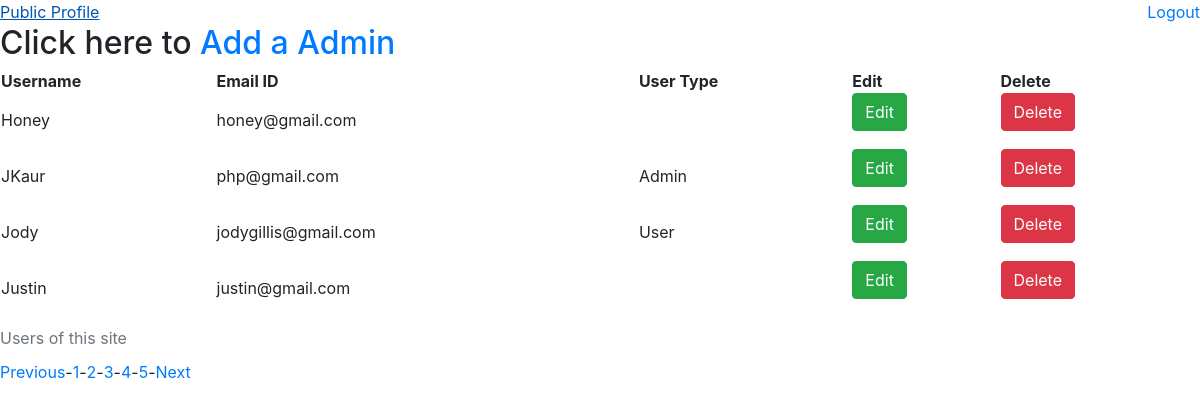
Screenshot of /Admin.php?page=2 with the database file from the repository.
### tables this page shows
CREATE TABLE `registration` (
  `id` int(20) NOT NULL,
  `username` varchar(100) NOT NULL,
  `email` varchar(100) NOT NULL,
  `passwords` varchar(100) NOT NULL,
  `user_type` varchar(20) NOT NULL
);

### Admin.php (the view, shortened to what this page needs)
<?php
    require './connection.php';
    $limit = 4;
    if(isset($_GET['page'])){
        $page = $_GET['page'];
      }
      else{
        $page = 1;
      }
      $offset = ($page -1) * $limit;
    $query = "SELECT * FROM registration ORDER BY username LIMIT {$offset},{$limit}";
    $prep = $db->prepare($query);
    $prep->execute();
    $post = $prep->fetchAll();
    $select = "SELECT * FROM registration";
    $statement=$db->prepare($select);
    $statement->execute();
    if($statement->rowCount() >0)
    {
      $total_records = $statement->rowCount();
      $total_page = ceil($total_records/$limit);
?>
<html lang="en">
<head>
    <link rel="stylesheet" href="https://stackpath.bootstrapcdn.com/bootstrap/4.5.2/css/bootstrap.min.css">
</head>
<body>
<a class="float-right" href = "logout.php">Logout</a>
<a class="float-left" href = "publicProfile.php">Public Profile</a><br>
<h2>Click here to  <a href = "RegisterAdmin.php"> Add a Admin</a></h2>
    <table style="width:100%">
        <caption>Users of this site</caption>
        <tr>
        <th>Username</th>
        <th>Email ID</th>
        <th>User Type</th>
        <th>Edit</th>
        <th>Delete</th>
        </tr>
        <?php foreach ($post as $posts): ?>
        <tr>
            <td><?= $posts['username'];?></td>
            <td><?= $posts['email'];?></td>
            <td><?= $posts['user_type'];?></td>
            <td>
                <form action="RegEdit.php?id=<?= $posts['id']; ?>" method ="post">
                <button class="btn btn-success" type = "submit" name = "edit_btn">Edit</button>
                </form>
            </td>
            <td>
            <form action="RegDelete.php?id=<?= $posts['id']; ?>" method ="post">
                <button class="btn btn-danger" type = "submit" name = "edit_btn">Delete</button>
                </form>
            </td>
        </tr>
        <?php endforeach; ?>
    </table>
    <?php
                echo '<ul class = "pagination admin-pagination">';
                if($page >1){
                  echo  '<li class = ".$active."><a href ="Admin.php?page='.($page- 1).'">Previous</a></li>';
                  echo  '<li>-</li>';
                }
                for($i = 1; $i <=$total_page; $i++){
                  echo '<li class = ".$active."><a href ="Admin.php?page='.$i.'">'.$i.'</a></li>';
                  echo  '<li>-</li>';
                }
                if($total_page >$page){
                  echo  '<li class = ".$active."><a href ="Admin.php?page='.($page+ 1).'">Next</a></li>';
                }
                echo '</ul>';
              }
              ?>
</body>
</html>

### rows the page displays
registration: username "Honey", email "honey@gmail.com"
registration: username "JKaur", email "php@gmail.com", user_type "Admin"
registration: username "Jody", email "jodygillis@gmail.com", user_type "User"
registration: username "Justin", email "justin@gmail.com"
